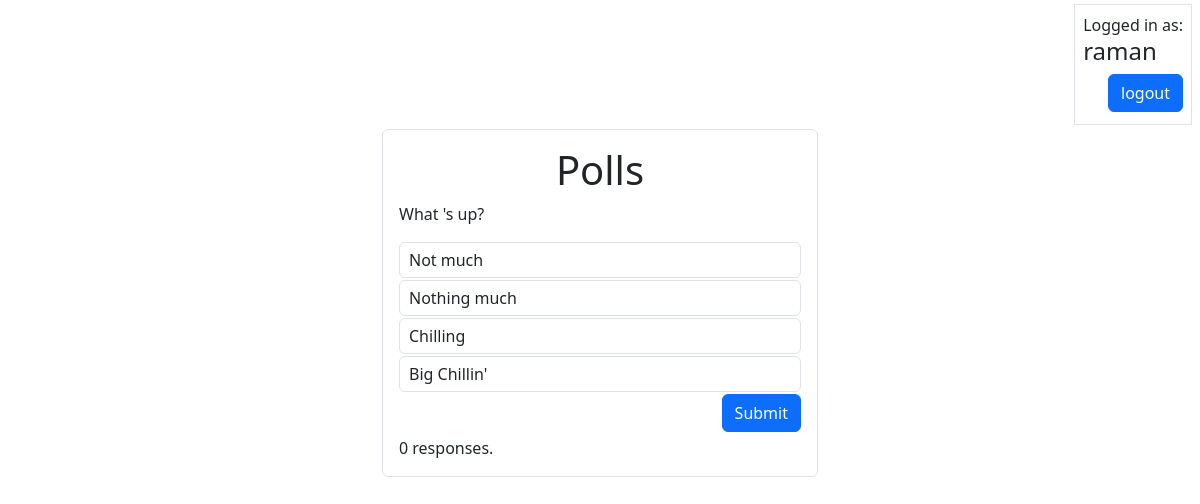
The app's page / (signed in), older data.
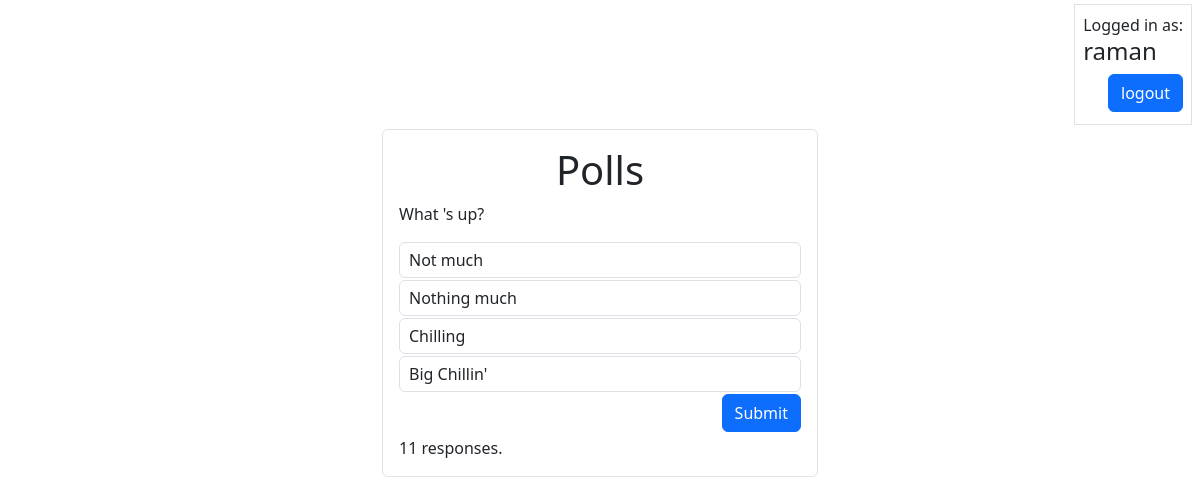
The same page, newer data.
### polls/models.py (models this page shows, shortened)
class Question(models.Model):
    value = models.CharField(default="Default Poll question",max_length=1024)
    answered_count = models.IntegerField(default=0,blank=True)
    def __str__(self):
        return self.value
    class Meta:
        constraints = [models.UniqueConstraint(fields=["value"],name="unique_question")]

class Answer(models.Model):
    question = models.ForeignKey(Question,on_delete=models.CASCADE)
    value = models.CharField(default="default answer",max_length=1024,unique=True)
    picked = models.IntegerField(default=0,blank=True)
    class Meta:
        constraints = [models.UniqueConstraint(fields=["value","question"],name="unique_question_answer")]
    def __str__(self):
        return self.value

### polls/views.py (the view)
# urls.py: path("",views.index),
def index(request):
    n = Question.objects.count()
    curr = random.randrange(0,n + 1)
    while not Question.objects.filter(id=curr).exists():
        curr = random.randrange(0,n + 1)
    randomQuestion = Question.objects.filter(id=curr).first()
    context = {
        'question': randomQuestion,
        'answers': Answer.objects.filter(question=randomQuestion),
    }
    return render(request,"polls/index.html",context=context)

### polls/templates/polls/index.html (shortened to what this page needs)
{% extends "polls/base.html" %} {% block content %}
<div class="d-flex justify-content-end">
  <div class="profile-summary border d-flex flex-column p-2  m-1 mx-2">
    {% if user.is_authenticated %}
    <p class="m-0">Logged in as:</p>
    <h4 class="m-0">{{ user.username }}</h4>
    <form action="/logout" method="POST">
      <div class="d-flex justify-content-end my-2 mb-1">
      <button class="btn btn-primary">logout</button>
      </div>
    </form>
    {% endif %}
  </div>
</div>
<div class="container-fluid d-flex justify-content-center align-items-center">
  <div
    class="poll-container border border-1 rounded-2 p-3"
    style="width: fit-content; min-width: 400px">
    <div class="title-container w-100">
    <h1 class="text-center">Polls</h1>
  </div>
    <p class="current-poll" id="{{question.id}}">{{ question }}</p>
    <form action="/submit-answer/{{ question.id }}" method="POST">
      {% csrf_token %} {% for answer in answers %}
      <div class="form-check border rounded-2 p-0">
        <label
          class="btn p-1 px-2 text-start"
          for="answer-{{answer.id}}"
          style="width: fit-content; min-width: 400px">
          {{answer}}
        </label>
      </div>
      {% endfor %}
      <div class="d-flex justify-content-end">
        <button class="btn btn-primary submit-btn" type="submit">Submit</button>
      </div>
    </form>
    <div class="stats mt-1">
      <span>{{ question.answered_count }} responses.</span>
    </div>
  </div>
</div>
{% endblock %}

### polls/templates/polls/base.html (shortened to what this page needs)
{% load static %}
<!doctype html>
<html lang="en">
  <head>
    <link href="https://cdn.jsdelivr.net/npm/bootstrap@5.3.8/dist/css/bootstrap.min.css" rel="stylesheet">
  </head>
  <body>
    {% block content %}
    {% endblock %}
  </body>
</html>

Row changes from the older to the newer data that the page shows:
changed Question "What 's up?": answered_count "0" → "11"
